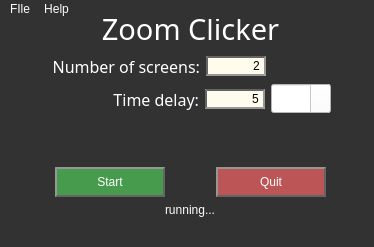
<?xml version="1.0" encoding="UTF-8"?>
<ui version="4.0">
 <class>MainWindow</class>
 <widget class="QMainWindow" name="MainWindow">
  <property name="geometry">
   <rect>
    <x>0</x>
    <y>0</y>
    <width>374</width>
    <height>247</height>
   </rect>
  </property>
  <property name="windowTitle">
   <string>ZoomClicker</string>
  </property>
  <property name="styleSheet">
   <string notr="true">background-color: rgb(50, 50, 50);
color: rgb(255, 255, 255);</string>
  </property>
  <widget class="QWidget" name="centralwidget">
   <widget class="QWidget" name="verticalLayoutWidget">
    <property name="geometry">
     <rect>
      <x>10</x>
      <y>-10</y>
      <width>361</width>
      <height>208</height>
     </rect>
    </property>
    <layout class="QVBoxLayout" name="verticalLayout">
     <item>
      <widget class="QLabel" name="label">
       <property name="sizePolicy">
        <sizepolicy hsizetype="Preferred" vsizetype="Fixed">
         <horstretch>0</horstretch>
         <verstretch>0</verstretch>
        </sizepolicy>
       </property>
       <property name="minimumSize">
        <size>
         <width>0</width>
         <height>40</height>
        </size>
       </property>
       <property name="maximumSize">
        <size>
         <width>16777215</width>
         <height>40</height>
        </size>
       </property>
       <property name="font">
        <font>
         <family>Trebuchet MS</family>
         <pointsize>22</pointsize>
         <weight>9</weight>
         <italic>false</italic>
         <bold>false</bold>
        </font>
       </property>
       <property name="styleSheet">
        <string notr="true">font: 75 22pt &quot;Trebuchet MS&quot;;
color: rgb(255, 255, 255);</string>
       </property>
       <property name="text">
        <string>Zoom Clicker</string>
       </property>
       <property name="alignment">
        <set>Qt::AlignCenter</set>
       </property>
      </widget>
     </item>
     <item>
      <layout class="QVBoxLayout" name="verticalLayout_2">
       <item>
        <layout class="QHBoxLayout" name="horizontalLayout_3">
         <item>
          <widget class="QLabel" name="label_2">
           <property name="font">
            <font>
             <family>Trebuchet MS</family>
             <pointsize>12</pointsize>
             <weight>50</weight>
             <italic>false</italic>
             <bold>false</bold>
            </font>
           </property>
           <property name="styleSheet">
            <string notr="true">font: 12pt &quot;Trebuchet MS&quot;;
color: rgb(255,255,255);</string>
           </property>
           <property name="text">
            <string>Number of screens:</string>
           </property>
           <property name="alignment">
            <set>Qt::AlignRight|Qt::AlignTrailing|Qt::AlignVCenter</set>
           </property>
          </widget>
         </item>
         <item>
          <widget class="QLineEdit" name="numScreens">
           <property name="sizePolicy">
            <sizepolicy hsizetype="Fixed" vsizetype="Fixed">
             <horstretch>0</horstretch>
             <verstretch>0</verstretch>
            </sizepolicy>
           </property>
           <property name="maximumSize">
            <size>
             <width>60</width>
             <height>16777215</height>
            </size>
           </property>
           <property name="styleSheet">
            <string notr="true">background-color: rgb(255, 252, 238);
border-style: inset;
border-width: 2px;
border-color: rgb(100, 100, 100);
font: 12pt &quot;Trebuchet MS&quot;;
color: rgb(0, 0, 0);</string>
           </property>
           <property name="text">
            <string>2</string>
           </property>
           <property name="alignment">
            <set>Qt::AlignRight|Qt::AlignTrailing|Qt::AlignVCenter</set>
           </property>
          </widget>
         </item>
         <item>
          <spacer name="horizontalSpacer">
           <property name="orientation">
            <enum>Qt::Horizontal</enum>
           </property>
           <property name="sizeType">
            <enum>QSizePolicy::Fixed</enum>
           </property>
           <property name="sizeHint" stdset="0">
            <size>
             <width>105</width>
             <height>20</height>
            </size>
           </property>
          </spacer>
         </item>
        </layout>
       </item>
       <item>
        <layout class="QHBoxLayout" name="horizontalLayout_2">
         <item>
          <widget class="QLabel" name="label_3">
           <property name="font">
            <font>
             <family>Trebuchet MS</family>
             <pointsize>12</pointsize>
             <weight>50</weight>
             <italic>false</italic>
             <bold>false</bold>
            </font>
           </property>
           <property name="styleSheet">
            <string notr="true">font: 12pt &quot;Trebuchet MS&quot;;
color: rgb(255,255,255);</string>
           </property>
           <property name="text">
            <string>Time delay:</string>
           </property>
           <property name="alignment">
            <set>Qt::AlignRight|Qt::AlignTrailing|Qt::AlignVCenter</set>
           </property>
          </widget>
         </item>
         <item>
          <widget class="QLineEdit" name="timeDelay">
           <property name="sizePolicy">
            <sizepolicy hsizetype="Fixed" vsizetype="Fixed">
             <horstretch>0</horstretch>
             <verstretch>0</verstretch>
            </sizepolicy>
           </property>
           <property name="maximumSize">
            <size>
             <width>60</width>
             <height>16777215</height>
            </size>
           </property>
           <property name="styleSheet">
            <string notr="true">background-color: rgb(255, 252, 238);
border-style: inset;
border-width: 2px;
border-color: rgb(100, 100, 100);
font: 12pt &quot;Trebuchet MS&quot;;
color: rgb(0, 0, 0);</string>
           </property>
           <property name="text">
            <string>5</string>
           </property>
           <property name="alignment">
            <set>Qt::AlignRight|Qt::AlignTrailing|Qt::AlignVCenter</set>
           </property>
          </widget>
         </item>
         <item>
          <widget class="QComboBox" name="minsecCombo">
           <property name="sizePolicy">
            <sizepolicy hsizetype="Fixed" vsizetype="Fixed">
             <horstretch>0</horstretch>
             <verstretch>0</verstretch>
            </sizepolicy>
           </property>
           <property name="maximumSize">
            <size>
             <width>60</width>
             <height>16777215</height>
            </size>
           </property>
           <property name="font">
            <font>
             <family>Calibri</family>
             <pointsize>12</pointsize>
            </font>
           </property>
           <property name="styleSheet">
            <string notr="true">background-color: rgb(255, 255, 255);


</string>
           </property>
           <property name="editable">
            <bool>true</bool>
           </property>
           <item>
            <property name="text">
             <string>min</string>
            </property>
           </item>
           <item>
            <property name="text">
             <string>sec</string>
            </property>
           </item>
          </widget>
         </item>
         <item>
          <spacer name="horizontalSpacer_2">
           <property name="orientation">
            <enum>Qt::Horizontal</enum>
           </property>
           <property name="sizeType">
            <enum>QSizePolicy::Fixed</enum>
           </property>
           <property name="sizeHint" stdset="0">
            <size>
             <width>40</width>
             <height>30</height>
            </size>
           </property>
          </spacer>
         </item>
        </layout>
       </item>
      </layout>
     </item>
     <item>
      <spacer name="verticalSpacer">
       <property name="orientation">
        <enum>Qt::Vertical</enum>
       </property>
       <property name="sizeHint" stdset="0">
        <size>
         <width>100</width>
         <height>5</height>
        </size>
       </property>
      </spacer>
     </item>
     <item>
      <layout class="QHBoxLayout" name="horizontalLayout">
       <item>
        <widget class="QPushButton" name="startButt">
         <property name="sizePolicy">
          <sizepolicy hsizetype="Fixed" vsizetype="Fixed">
           <horstretch>0</horstretch>
           <verstretch>0</verstretch>
          </sizepolicy>
         </property>
         <property name="minimumSize">
          <size>
           <width>110</width>
           <height>30</height>
          </size>
         </property>
         <property name="styleSheet">
          <string notr="true">border-style: outset;
border-width: 2px;
border-color: rgb(100,100,100);
background-color: rgb(70, 156, 76);
font: 12pt &quot;Trebuchet MS&quot;;</string>
         </property>
         <property name="text">
          <string>Start</string>
         </property>
        </widget>
       </item>
       <item>
        <widget class="QPushButton" name="quitButt">
         <property name="sizePolicy">
          <sizepolicy hsizetype="Fixed" vsizetype="Fixed">
           <horstretch>0</horstretch>
           <verstretch>0</verstretch>
          </sizepolicy>
         </property>
         <property name="minimumSize">
          <size>
           <width>110</width>
           <height>30</height>
          </size>
         </property>
         <property name="styleSheet">
          <string notr="true">border-style: outset;
border-width: 2px;
border-color: rgb(100,100,100);
font: 12pt &quot;Trebuchet MS&quot;;
background-color: rgb(188, 86, 86);</string>
         </property>
         <property name="text">
          <string>Quit</string>
         </property>
        </widget>
       </item>
      </layout>
     </item>
     <item alignment="Qt::AlignHCenter|Qt::AlignVCenter">
      <widget class="QLabel" name="runningLabel">
       <property name="maximumSize">
        <size>
         <width>100</width>
         <height>30</height>
        </size>
       </property>
       <property name="styleSheet">
        <string notr="true">font: italic 12pt &quot;Trebuchet MS&quot;;
color: rgb(255, 255, 255);</string>
       </property>
       <property name="text">
        <string>running...</string>
       </property>
      </widget>
     </item>
    </layout>
   </widget>
  </widget>
  <widget class="QMenuBar" name="menubar">
   <property name="geometry">
    <rect>
     <x>0</x>
     <y>0</y>
     <width>374</width>
     <height>28</height>
    </rect>
   </property>
   <widget class="QMenu" name="menuFIle">
    <property name="title">
     <string>FIle</string>
    </property>
    <addaction name="actionExit"/>
   </widget>
   <widget class="QMenu" name="menuHelp">
    <property name="title">
     <string>Help</string>
    </property>
    <addaction name="actionHelp"/>
    <addaction name="actionAbout_2"/>
   </widget>
   <addaction name="menuFIle"/>
   <addaction name="menuHelp"/>
  </widget>
  <widget class="QStatusBar" name="statusbar"/>
  <action name="actionExit">
   <property name="text">
    <string>Exit</string>
   </property>
   <property name="font">
    <font>
     <family>Trebuchet MS</family>
    </font>
   </property>
  </action>
  <action name="actionHelp">
   <property name="text">
    <string>Help</string>
   </property>
  </action>
  <action name="actionAbout">
   <property name="text">
    <string>ABout</string>
   </property>
  </action>
  <action name="actionAbout_2">
   <property name="text">
    <string>About</string>
   </property>
  </action>
 </widget>
 <resources/>
 <connections/>
</ui>
